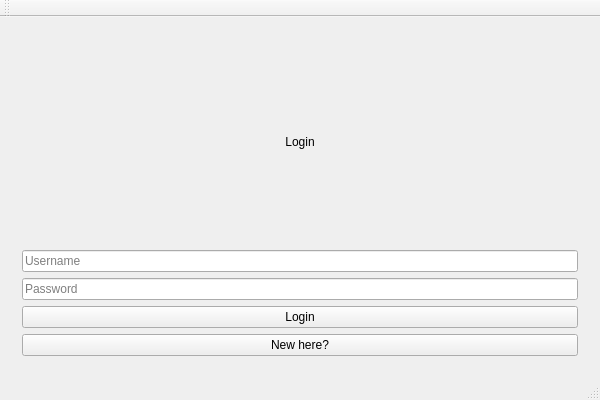
<?xml version="1.0" encoding="UTF-8"?>
<ui version="4.0">
 <class>MultiPageTestClass</class>
 <widget class="QMainWindow" name="MultiPageTestClass">
  <property name="geometry">
   <rect>
    <x>0</x>
    <y>0</y>
    <width>600</width>
    <height>400</height>
   </rect>
  </property>
  <property name="windowTitle">
   <string>MultiPageTest</string>
  </property>
  <widget class="QWidget" name="LoginPageGrid">
   <layout class="QGridLayout" name="gridLayout">
    <item row="0" column="0">
     <widget class="QStackedWidget" name="stackedWidget">
      <property name="styleSheet">
       <string notr="true"/>
      </property>
      <property name="currentIndex">
       <number>0</number>
      </property>
      <widget class="QWidget" name="LoginPage">
       <layout class="QGridLayout" name="gridLayout_2">
        <item row="1" column="0">
         <widget class="QLineEdit" name="Username">
          <property name="placeholderText">
           <string>Username</string>
          </property>
         </widget>
        </item>
        <item row="0" column="0">
         <widget class="QLabel" name="Login">
          <property name="text">
           <string>Login</string>
          </property>
          <property name="alignment">
           <set>Qt::AlignCenter</set>
          </property>
         </widget>
        </item>
        <item row="3" column="0">
         <widget class="QPushButton" name="LoginBtn">
          <property name="text">
           <string>Login</string>
          </property>
         </widget>
        </item>
        <item row="2" column="0">
         <widget class="QLineEdit" name="Password">
          <property name="placeholderText">
           <string>Password</string>
          </property>
         </widget>
        </item>
        <item row="4" column="0">
         <widget class="QPushButton" name="RegisterBtn">
          <property name="text">
           <string>New here?</string>
          </property>
         </widget>
        </item>
       </layout>
      </widget>
      <widget class="QWidget" name="RegisterPage">
       <layout class="QGridLayout" name="gridLayout_3">
        <item row="0" column="0">
         <widget class="QLabel" name="Register">
          <property name="text">
           <string>Register</string>
          </property>
          <property name="alignment">
           <set>Qt::AlignCenter</set>
          </property>
         </widget>
        </item>
        <item row="3" column="0">
         <widget class="QLineEdit" name="Email">
          <property name="placeholderText">
           <string>Email</string>
          </property>
         </widget>
        </item>
        <item row="2" column="0">
         <widget class="QLineEdit" name="Surname">
          <property name="placeholderText">
           <string>Surname</string>
          </property>
         </widget>
        </item>
        <item row="6" column="0">
         <widget class="QPushButton" name="RegisterButton">
          <property name="text">
           <string>Register</string>
          </property>
         </widget>
        </item>
        <item row="5" column="0">
         <widget class="QLineEdit" name="ConfirmPassword">
          <property name="placeholderText">
           <string>Confirm Password</string>
          </property>
         </widget>
        </item>
        <item row="1" column="0">
         <widget class="QLineEdit" name="Firstname">
          <property name="placeholderText">
           <string>Firstname</string>
          </property>
         </widget>
        </item>
        <item row="4" column="0">
         <widget class="QLineEdit" name="PasswordReg">
          <property name="placeholderText">
           <string>Password</string>
          </property>
         </widget>
        </item>
        <item row="7" column="0">
         <widget class="QPushButton" name="AlreadyGotAccount">
          <property name="text">
           <string>Already got an account?</string>
          </property>
         </widget>
        </item>
       </layout>
      </widget>
     </widget>
    </item>
   </layout>
  </widget>
  <widget class="QMenuBar" name="menuBar">
   <property name="geometry">
    <rect>
     <x>0</x>
     <y>0</y>
     <width>600</width>
     <height>22</height>
    </rect>
   </property>
  </widget>
  <widget class="QToolBar" name="mainToolBar">
   <attribute name="toolBarArea">
    <enum>TopToolBarArea</enum>
   </attribute>
   <attribute name="toolBarBreak">
    <bool>false</bool>
   </attribute>
  </widget>
  <widget class="QStatusBar" name="statusBar"/>
 </widget>
 <layoutdefault spacing="6" margin="11"/>
 <resources>
  <include location="multipagetest.qrc"/>
 </resources>
 <connections/>
</ui>
